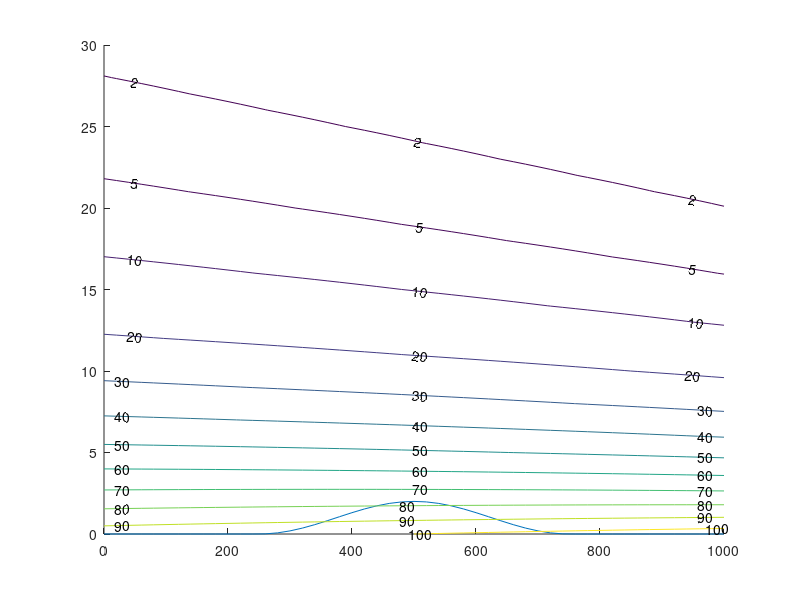
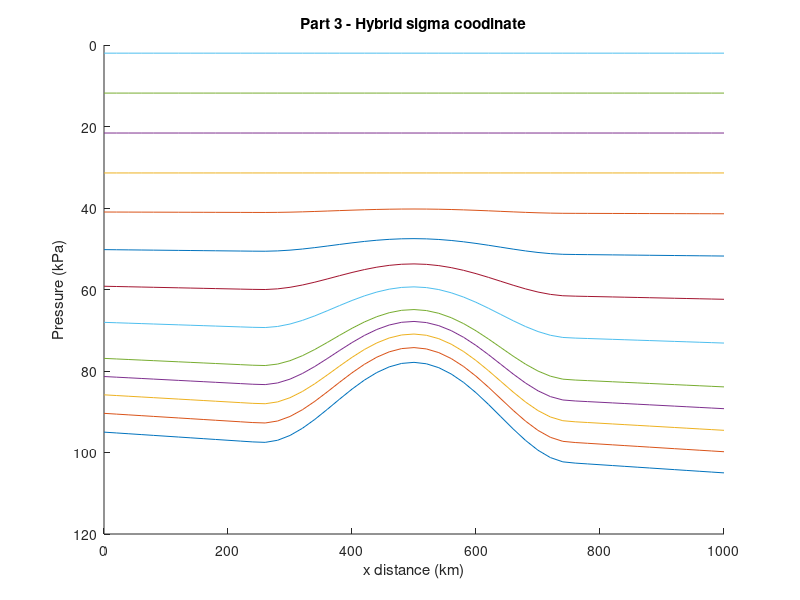

MATLAB code for these plots, in order: (Note: this script raises an error after producing the figures.)
%%
% Rachel Steinhart
% ATSC 507 Homework 1
% January 21st, 2020
%%
clear all
close all
%% Inputs
xkm = 0:20:1000;
zkm = 0:1:30;
% dx = 20;
% dz = 1;
pi_top = 2;
eta_c = 0.3;
a = 0.0293;
P = [100 90 80 70 60 50 40 30 20 10 5 2];
eta = [1, 0.95, 0.9, 0.85, 0.8, 0.7, 0.6, 0.5, 0.4, 0.3, 0.2, 0.1, 0];
%% Temperature
%This loop creates a [31,51] matrix where each row represents the
%temperatures across x for one z value
T_matrix = zeros(length(zkm),length(xkm));
for i=1:length(zkm)
    zkm_calc = zkm(i);
    if zkm_calc < 12
        T = (40 - 0.08.*xkm) - 6.5*zkm_calc + 273; %K
    else
        T = (40-0.08.*xkm) - 6.5*12 + 273; %K
    end
    T_matrix(i,:) = T;
end

%% Pressure
Pressure = zeros(length(zkm),length(xkm));
Pms1 = 95 + 0.01.*xkm;
Pressure(1,:) = Pms1;
for j=1:length(zkm)-1
    P2 = Pressure(j,:).*exp((zkm(j) - zkm(j+1))./(a.*T_matrix(j+1,:)));
    Pressure(j+1,:) = P2;
end

%% Zground
Zground=zeros(1,length(xkm));
for j=1:length(xkm)
    %xkm_calc=xkm(j);
    if 250 < xkm(j) && xkm(j) < 750
        Zground_km = 1 + cos(2*3.14159.*(xkm(j) - 500)/500);
    else
        Zground_km = 0;
    end
    Zground(1,j)=Zground_km;
end

%% Plot Altitudes
figure(1)
hold on
plot(xkm,Zground);
[C,h]=contour(xkm,zkm,Pressure,P);
clabel(C,h)
%% Question 1
%Find:  On an x-z graph, plot the altitudes (km) of the following isobaric surfaces:
%100, 90, 80, 70, 60, 50, 40, 30, 20, 10, 5, 2 kPa.
%On the same plot, plot the altitude of Zground. 
%% Altitude
% alt = zeros(length(P), length(xkm));
% Pms1 = 95 + 0.01.*xkm;
% z = 0; %corresponding to Pms1
% %P(1) = Pms1;
% z = -log(P(1)./Pms1)*a.*T_matrix(3000,:) + z;
% alt(1,:)=z;
% for k=2:length(P)
%     if z < 12
%         T = (40 - 0.08.*xkm) - 6.5*z + 273; %K
%     else
%         T = (40-0.08.*xkm) - 6.5*12 + 273; %K
%     end
%     z = -log(P(k)./P(k-1))*a.*T + z;
%     alt(k,:)=z;
% end

%% Plot Altitudes
% figure(1)
% hold on
% for m=1:length(P)
%     plot(xkm,alt(m,:))
%     plot(xkm,Zground)
%     ylim([0 30])
%     xlabel('x distance (km)');
%     ylabel('Height above sea level (km)');
%     title('Part 1 - Altitudes for corresponding isobaric surfaces')
% end
%% Question 2
% Interpolate to find the Psurface (kPa) pressure at Zground. Namely, it is the pressure that corresponds to eta = 1.  
%This pressure that you use to find eta in exercises (3) & (4).
%% Surface Pressure 2
z1 = 0;
Psfc = Pms1.*exp((z1 - Zground)./(a.*T_matrix(1,:)));
Table = [xkm(:), Zground(:), Psfc(:)];
Table = Table.'
%% Question 3
%Create a new P-x graph, on which you plot lines of constant eta, for the eta values listed below.  
%Namely, it should look something like WRF4 figure 2.1b, but with the more realistic meteorology that I prescribed above.  
%Also, like that figure, plot pressure P on the vertical axis in reversed order (highest pressure at the bottom of the figure), 
%but don't use a log scale for P.

%CAUTION: when calculating the values of B to use in WRF4 eq. (2.2), 
%be advised that WRF4 eq. (2.3) applies only for eta > eta_c. Otherwise, set B = 0 for eta <= eta_c.
%% Lines of constant eta
c1 = 2*eta_c^2/(1-eta_c)^3;
c2 = -eta_c*(4 + eta_c + eta_c^2)/(1-eta_c)^3;
c3 = 2*(1+eta_c+eta_c^2)/(1-eta_c)^3;
c4 = -(1+eta_c)/(1-eta_c)^3;

B = zeros(1,length(eta));
for l=1:length(eta)
    etacalc = eta(l);
    if etacalc > eta_c
        B1 = c1 + c2*etacalc + c3*etacalc^2 + c4*etacalc^3;
    else
        B1 = 0;
    end
    B(1,l)=B1;
end

Pd = zeros(length(B), length(xkm));
for q=1:length(B)
    Pd_calc = B(q).*(Psfc-pi_top) + (eta(q)-B(q)).*(100-pi_top) + pi_top;
    Pd(q,:) = Pd_calc;
end
%% Plot Eta lines
figure(2)
hold on
for m=1:length(eta)
    plot(xkm,Pd(m,:))
    set(gca, 'YDir','reverse')
    xlabel('x distance (km)');
    ylabel('Pressure (kPa)');
    title('Part 3 - Hybrid sigma coodinate')
end 
%% Question 4
%Create a new z-x graph, on which you plot the z altitudes of the constant 
%eta lines for the same eta values as in part (3) above. Make use of the hypsometric eq 
%to find the heights z at the pressure levels that correspond to the requested eta values.
%% Pressures associated with eta lines
alt_eta = zeros(length(eta),length(xkm));
z_eta = log(Pd(1)./Psfc)*a.*T_matrix(1,:);

alt_eta(1,:)=z_eta;
for k=2:length(eta)-4
    if z_eta < 12
        T = (40 - 0.08.*xkm) - 6.5*z_eta + 273; %K
    else
        T = (40-0.08.*xkm) - 6.5*12 + 273; %K
    end
    z_eta = -log(Pd(k)./Pd(k-1))*a.*T + z_eta;
    alt_eta(k,:)=z_eta;
end

for r=1:3
    alt_eta(9+r,:)=alt(8+r,:);    
end

%% Plot Eta lines
figure(3)
hold on
for m=1:length(eta)
    plot(xkm,alt_eta(m,:))
    plot(xkm,Zground)
    ylim([0 30])
    xlabel('x distance (km)');
    ylabel('z distance (km)');
    title('Part 4 - Altitudes of constant eta lines')
end